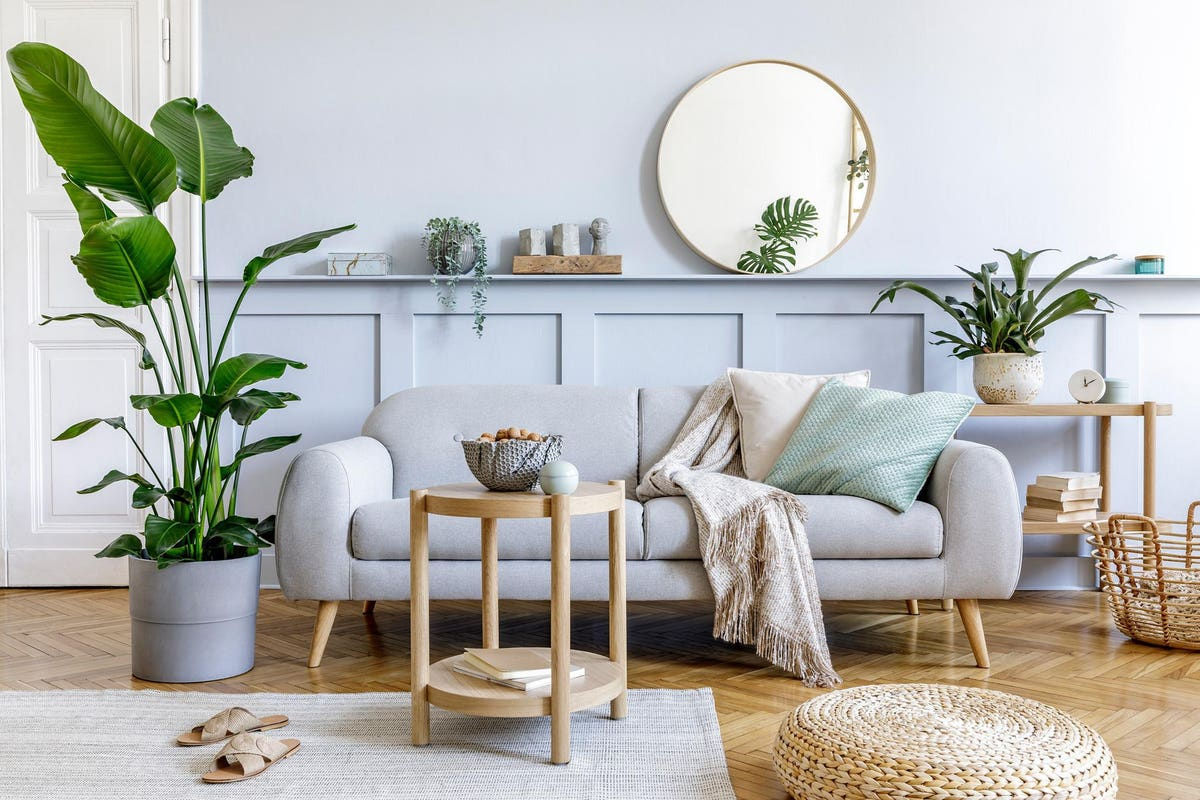
#> input picture data/homw.jpg, 1200 x 800 px
$ python countourdetection.py
#> lines starting #> are read from the running program, lines starting #| are printed output that depends on the picture; after the words box and inside, x2 and y2 are one past the last pixel; in counts of white or black regions, pixels touching at a corner belong together
import cv2 as cv
import numpy as np


img = cv.imread("./data/homw.jpg")
#> img is the input picture: shape (800, 1200, 3); mean B, G, R 178.4, 183, 183.3
grey = cv.cvtColor(img , cv.COLOR_BGR2GRAY)
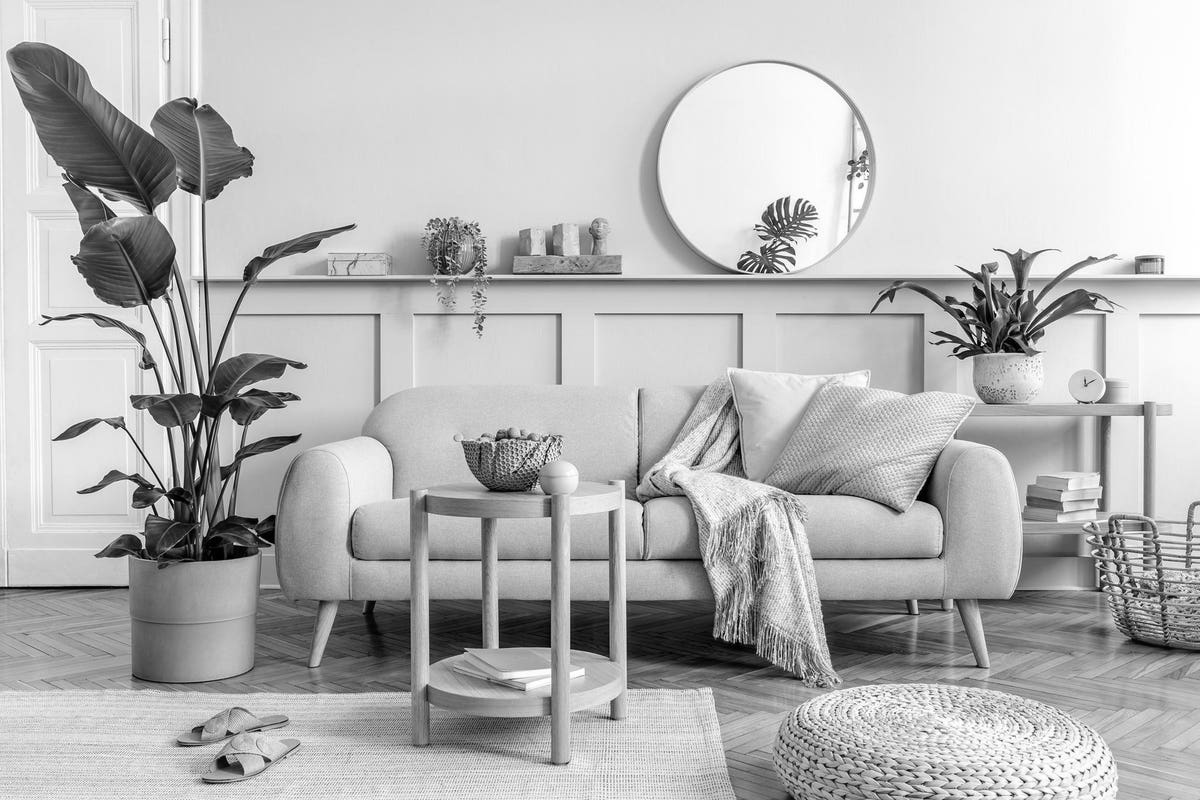
#> grey: shape (800, 1200); min 0, max 255, mean 182.6
blank = np.zeros(img.shape , dtype="uint8")


# blur = cv.GaussianBlur(img , (5,5) , cv.BORDER_DEFAULT)
# edge = cv.Canny(blur , 125 , 175)

#if i dont want to use blur and egde then i can use the threshold method os opencv which works as the same of blue and egde
#it is used to reduce the number the edage which is minor and unwanted


threshold , thresh = cv.threshold(grey , 125 ,255 , cv.THRESH_BINARY)
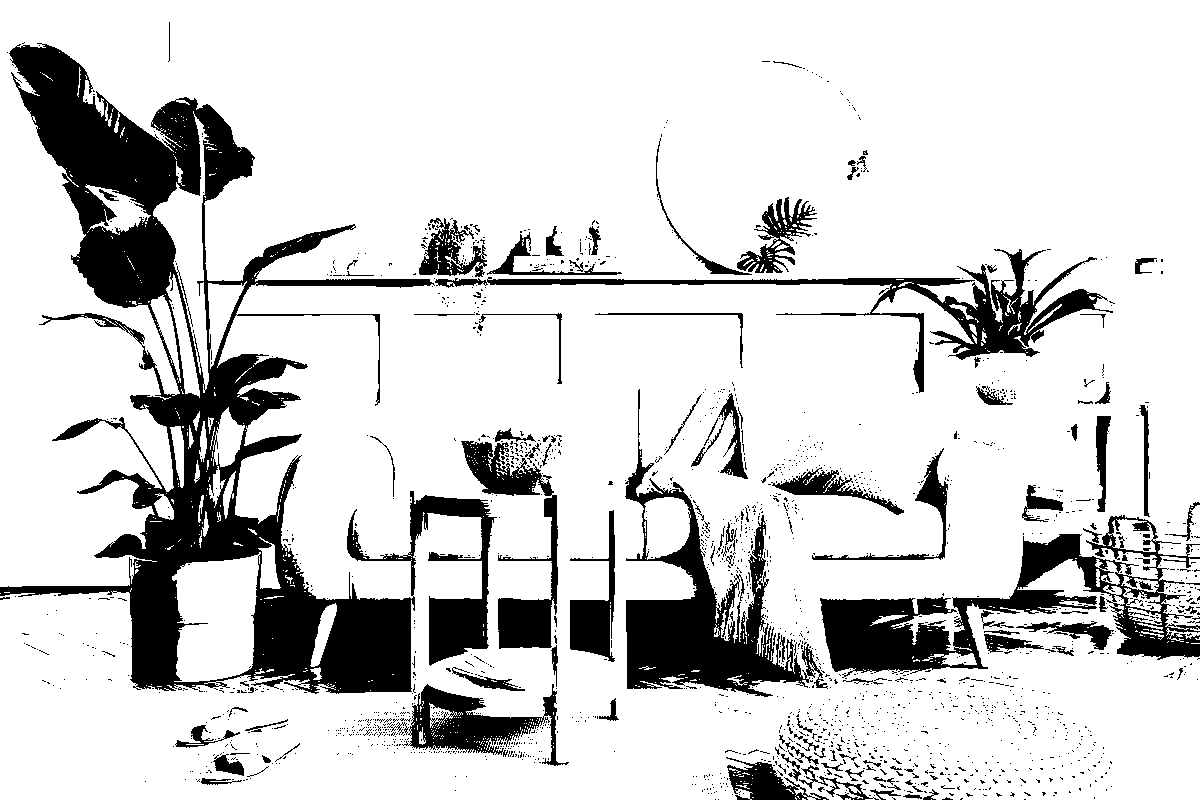
#> thresh: shape (800, 1200); 82.7% white; 1869 black regions (1747 under 20 px)
#255 is the max value of threshold function
cv.imshow("thresh" , thresh)
'''
threshold remove the very minor compare to blur and canny
threshold acutlly binarize the image so cv.thres_binary is used to detect the pixel and compare between pixel and threshold value

125 is threshold value
if the pixel value of the image is less then 125 then it set the value 0 of black which is black itself but if the pixel value is more then 125
then it set the value of black to 255 which is white

like this it reduce the unwanted and minor edge
'''


contours , hierarchies = cv.findContours(thresh , cv.RETR_LIST , cv.CHAIN_APPROX_NONE)
#> contours = 3576 contours, 3305 with area under 20; largest, box (x1, y1, x2, y2) and area: (0, 0, 1200, 800) 832194, (624, 438, 810, 698) 19656, (486, 248, 1114, 394) 12108, (172, 552, 261, 682) 8796, (346, 490, 498, 667) 7250
'''
RETR_LIST:
   Retrieves all contours without creating any parent-child relationships. All contours are at the same hierarchy level.
RETR_EXTERNAL:
   Retrieves only the outermost contours, ignoring any nested contours.
RETR_CCOMP:
   Organizes contours into a two-level hierarchy. The top level consists of the outer boundaries of the objects, while the second level consists of the boundaries of the holes inside.
RETR_TREE:
   Retrieves all contours and reconstructs a full hierarchy tree, including nested contours.

Hierarchies allow you to:
    Distinguish nested objects: Identify which contours are inside others.
    Process objects with holes: Separate the outer boundary of an object from its inner holes.
    Filter contours: Select specific contours based on their hierarchical level or relationship to other contours.

chain_approx_none is used because it gives all the contours and hierarchical value like it's coordinate including childs and parent
chain_approx_simple is used because it gives countours and hierarchical value of start point and end point

for example if line is drawn then and i used chain_approx_none is used then i get all the edge coordinate but if i use the chan_approx_simple
then i only get the start pont and end point

'''
#contours variable get all the x y coordinate of the edge whaich are in the image


#drawing contours on the black screen
cv.drawContours(blank , contours , -1 , (0 , 0 , 255) , 1)
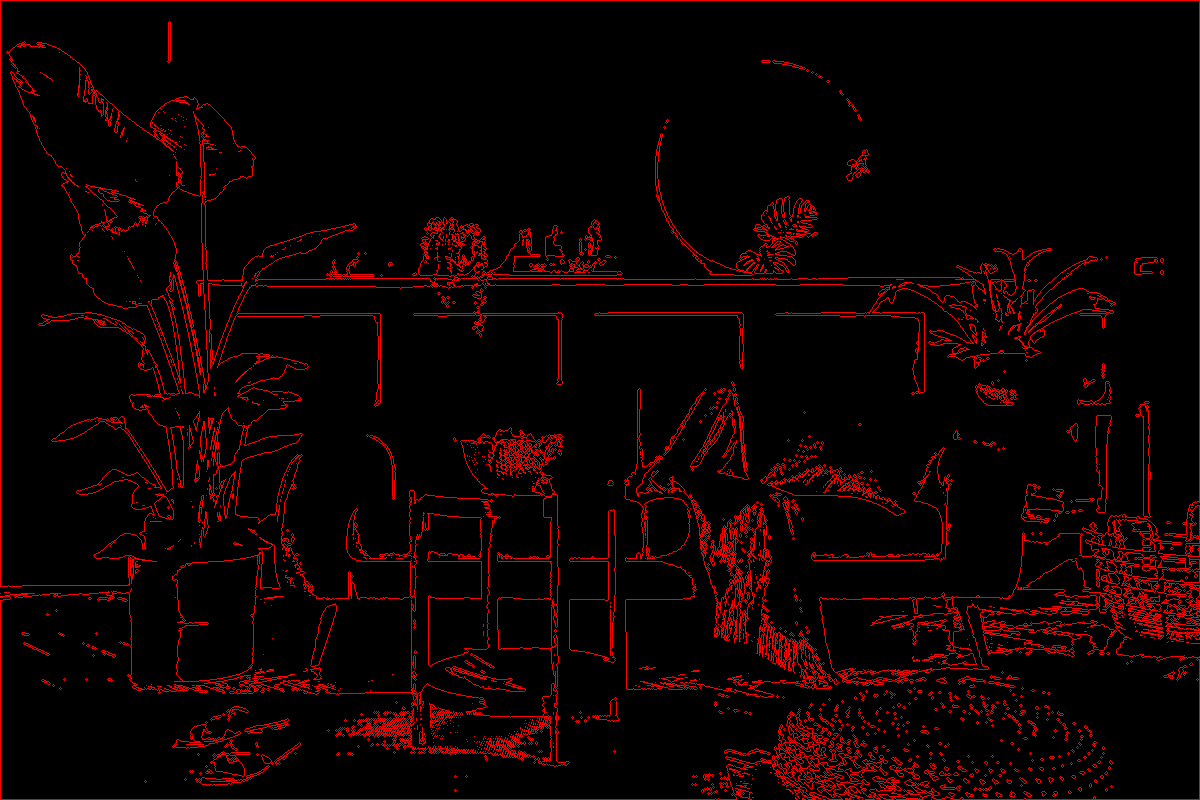
#> blank: shape (800, 1200, 3); mean of channels 0, 1, 2 0, 0, 14.5; drawn as B, G, R
# -1 indicates all the index to be drawn
cv.imshow("bankCountours", blank)


print(f'{len(contours)} found!')
#| 3576 found!


cv.waitKey(0)
